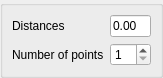
<?xml version="1.0" encoding="UTF-8"?>
<ui version="4.0">
 <class>Form</class>
 <widget class="QWidget" name="Form">
  <property name="geometry">
   <rect>
    <x>0</x>
    <y>0</y>
    <width>162</width>
    <height>66</height>
   </rect>
  </property>
  <property name="windowTitle">
   <string>Projected Point</string>
  </property>
  <layout class="QGridLayout" name="gridLayout_2">
   <property name="leftMargin">
    <number>0</number>
   </property>
   <property name="topMargin">
    <number>0</number>
   </property>
   <property name="rightMargin">
    <number>0</number>
   </property>
   <property name="bottomMargin">
    <number>0</number>
   </property>
   <item row="0" column="0">
    <widget class="QGroupBox" name="groupBox">
     <property name="title">
      <string/>
     </property>
     <layout class="QGridLayout" name="gridLayout">
      <property name="leftMargin">
       <number>9</number>
      </property>
      <property name="topMargin">
       <number>9</number>
      </property>
      <property name="rightMargin">
       <number>9</number>
      </property>
      <property name="bottomMargin">
       <number>9</number>
      </property>
      <item row="0" column="0">
       <widget class="QLabel" name="labelDistances">
        <property name="text">
         <string>Distances</string>
        </property>
       </widget>
      </item>
      <item row="0" column="1">
       <widget class="QLineEdit" name="lineEditDistances">
        <property name="text">
         <string>0.00</string>
        </property>
       </widget>
      </item>
      <item row="1" column="0">
       <widget class="QLabel" name="labelNumber">
        <property name="text">
         <string>Number of points</string>
        </property>
       </widget>
      </item>
      <item row="1" column="1">
       <widget class="QSpinBox" name="spinBoxNumberOfPoints">
        <property name="minimum">
         <number>1</number>
        </property>
        <property name="value">
         <number>1</number>
        </property>
       </widget>
      </item>
     </layout>
    </widget>
   </item>
  </layout>
 </widget>
 <resources/>
 <connections/>
</ui>
